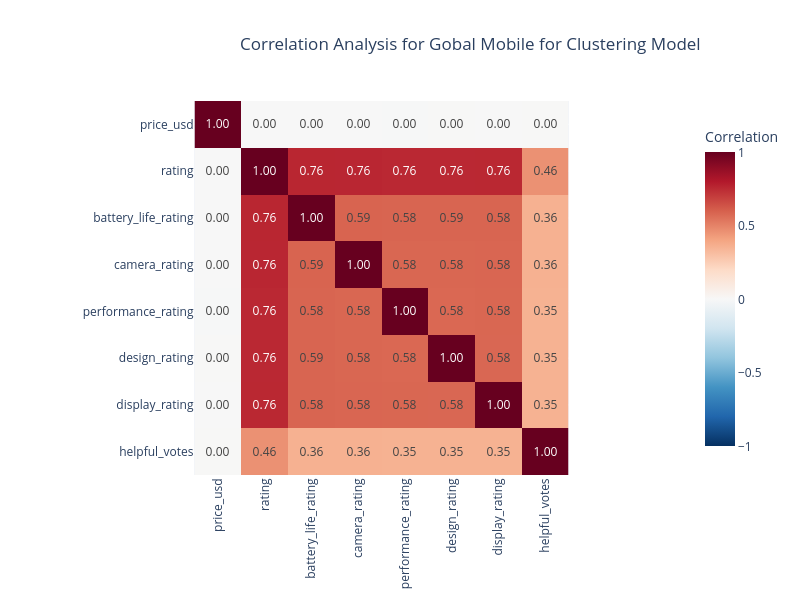

This figure's notebook cell:
### Code cell
correlation_columns = ['price_usd','rating','battery_life_rating','camera_rating','performance_rating',
                       'design_rating','display_rating','helpful_votes']

correlation_matrix = global_mobile_review_eda_df[correlation_columns].corr()

print("\n Correlation Matrix:")
print(correlation_matrix)

correlation_heatmap_fig = px.imshow(correlation_matrix, 
                                                 title='Correlation Analysis for Gobal Mobile for Clustering Model',
                                                 color_continuous_scale="RDBu_r",
                                                 color_continuous_midpoint=0,
                                                 labels = dict(color="Correlation",fontsize = 10, fontweight = 'bold'),
                                                 text_auto='.2f',
                                                 aspect="equal"                              
                                                  )
correlation_heatmap_fig.update_layout(title_x = 0.30,
                                                   width=800,
                                                   height=600,
                                                   xaxis=dict(tickangle=-90),
                                                   coloraxis_colorbar=dict(
                                                   len=0.9,                      
                                                   yanchor="middle",             
                                                   y=0.5     )
                                                      )
correlation_heatmap_fig.show()

print("Correlation: ")
print(correlation_matrix['price_usd'].sort_values(ascending=False))

### Figure 1 — Plotly figure (JSON) as saved in the notebook; plotly's stock layout.template omitted (floating-point values rounded to 4 significant figures)
{"data": [{"coloraxis": "coloraxis", "hovertemplate": "x: %{x}<br>y: %{y}<br>Correlation: %{z}<extra></extra>", "name": "0", "texttemplate": "%{z:.2f}", "type": "heatmap", "x": ["price_usd", "rating", "battery_life_rating", "camera_rating", "performance_rating", "design_rating", "display_rating", "helpful_votes"], "xaxis": "x", "y": ["price_usd", "rating", "battery_life_rating", "camera_rating", "performance_rating", "design_rating", "display_rating", "helpful_votes"], "yaxis": "y", "z": [[1.0, 0.0008463, 0.0009993, 0.001608, -0.004727, 0.002682, -0.0004886, 0.003106], [0.0008463, 1.0, 0.762, 0.76, 0.7552, 0.7554, 0.7567, 0.4571], [0.0009993, 0.762, 1.0, 0.5889, 0.5843, 0.5861, 0.5844, 0.356], [0.001608, 0.76, 0.5889, 1.0, 0.58, 0.5807, 0.5819, 0.3553], [-0.004727, 0.7552, 0.5843, 0.58, 1.0, 0.5761, 0.5806, 0.3533], [0.002682, 0.7554, 0.5861, 0.5807, 0.5761, 1.0, 0.5791, 0.3526], [-0.0004886, 0.7567, 0.5844, 0.5819, 0.5806, 0.5791, 1.0, 0.3524], [0.003106, 0.4571, 0.356, 0.3553, 0.3533, 0.3526, 0.3524, 1.0]]}], "layout": {"coloraxis": {"autocolorscale": false, "cmid": 0, "colorbar": {"len": 0.9, "title": {"text": "Correlation"}, "y": 0.5, "yanchor": "middle"}, "colorscale": [[0, "rgb(5,48,97)"], [0.1, "rgb(33,102,172)"], [0.2, "rgb(67,147,195)"], [0.3, "rgb(146,197,222)"], [0.4, "rgb(209,229,240)"], [0.5, "rgb(247,247,247)"], [0.6, "rgb(253,219,199)"], [0.7, "rgb(244,165,130)"], [0.8, "rgb(214,96,77)"], [0.9, "rgb(178,24,43)"], [1, "rgb(103,0,31)"]]}, "height": 600, "title": {"text": "Correlation Analysis for Gobal Mobile for Clustering Model", "x": 0.3}, "width": 800, "xaxis": {"anchor": "y", "constrain": "domain", "domain": [0, 1], "scaleanchor": "y", "tickangle": -90}, "yaxis": {"anchor": "x", "autorange": "reversed", "constrain": "domain", "domain": [0, 1]}}}
